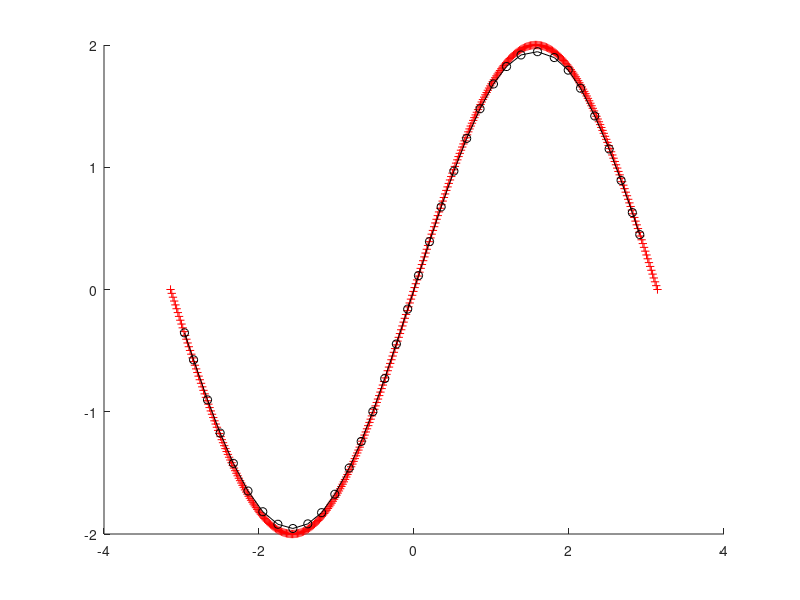

This chart was generated by the following MATLAB code:
clc
clear
close all

%training points sampled from sine curve
x = linspace(-pi, pi, 400);
train_x = [x; 2*sin(x)]; %2x400 matrix

%SOM
T = 600*36;
N = 1;
M = 36;
lr0 = 0.1;
sigma0 = sqrt(M^2*N^2) / 2;
tau = T / log(sigma0);
weights = rand(2, 36);
for n = 1:T
    lr = lr0*exp(-n/T);
    sigma = sigma0*exp(-n/tau);
    %sample input vector
    i = randperm(400, 1);
    %determine winner
    distance = sum((train_x(:,i) - weights).^2,1);
    [~, winner] = min(distance, [], 2);
    neuron_position = (1:36);
    d = abs(neuron_position - winner);
    h = exp(-d.^2/(2*sigma^2));
    % Update
    weights = weights + lr*h.*(train_x(:,i) - weights);
end

fig = figure();
hold on
plot(train_x(1,:), train_x(2,:), '+r');
plot(weights(1,:), weights(2,:), '-ok');
hold off
saveas(fig, 'q3a.png');